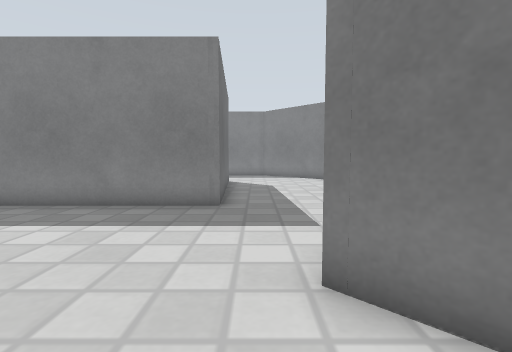
[1] (above)

17 first-person views from a walk through a world built for the Gazebo simulator. The camera is 0.72 m above the floor, tilts 4° down and sees 85° across. The floor is counted in squares, 0.5 m on a side. Each view is taken from the middle of a square. On the plan, view 1 faces up. The plan holds only what a view shows up to about 14 squares ahead; the rest is blank. The robots in the file are not drawn. Gazebo's built-in surfaces are drawn with simple patterns.

[2]
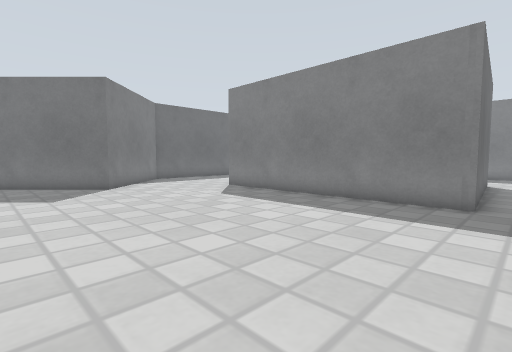

[3]
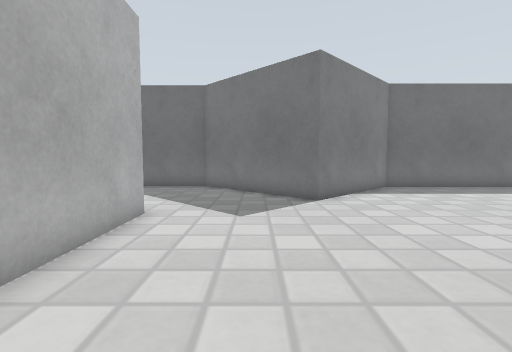

[4]
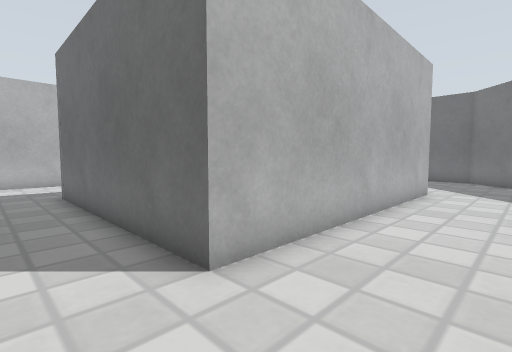

[5]
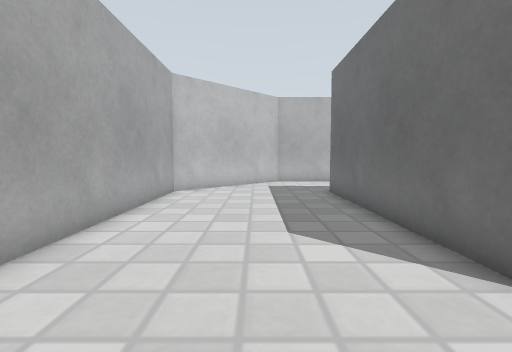

[6]
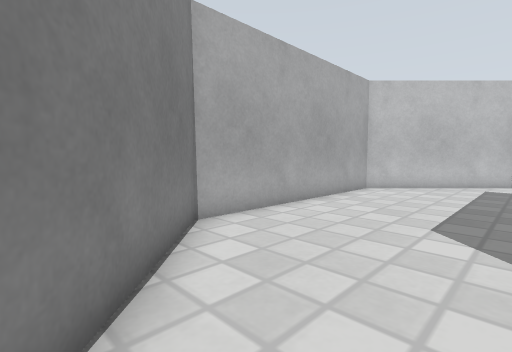

[7]
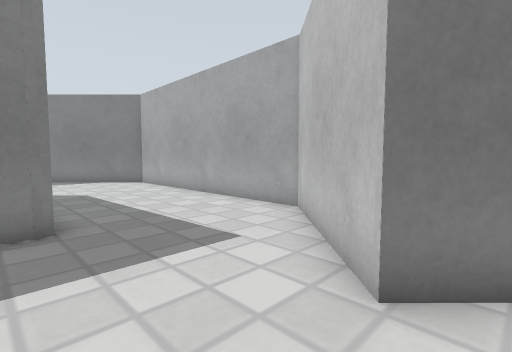

[8]
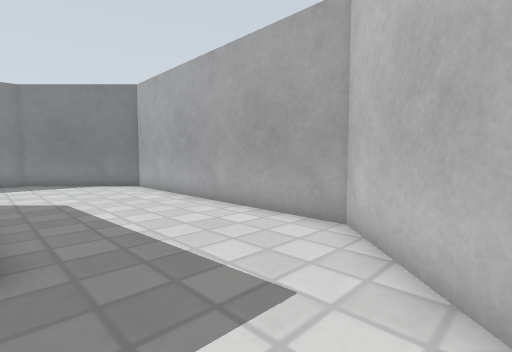

[9]
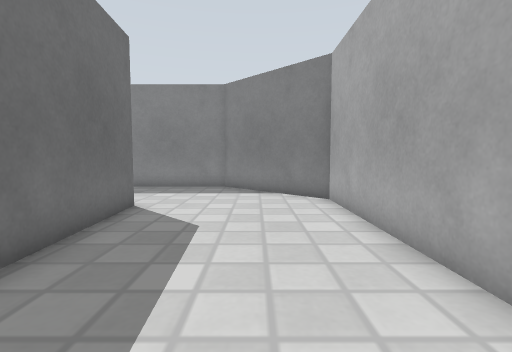

[10]
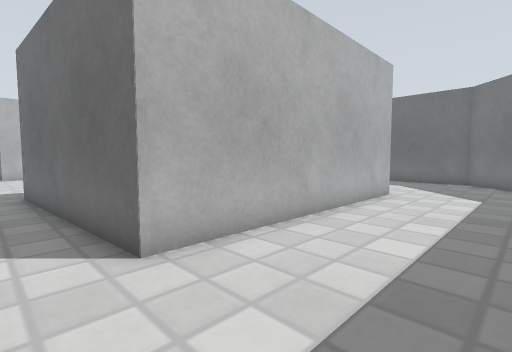

[11]
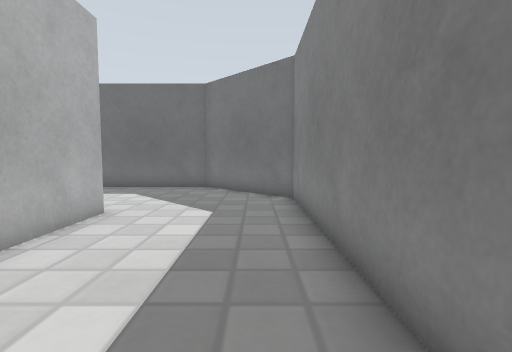

[12]
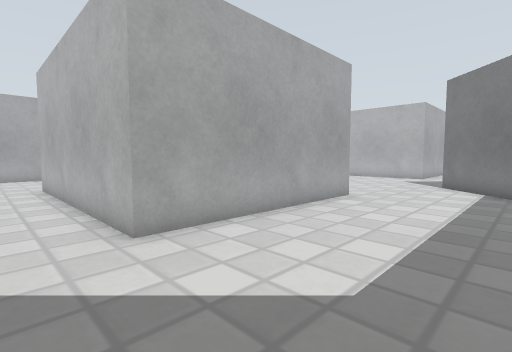

[13]
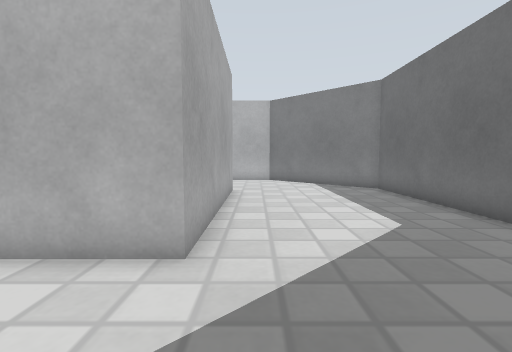

[14]
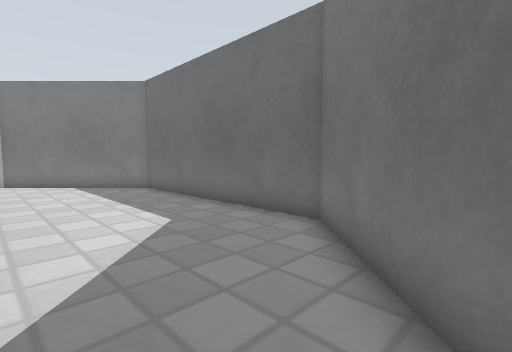

[15]
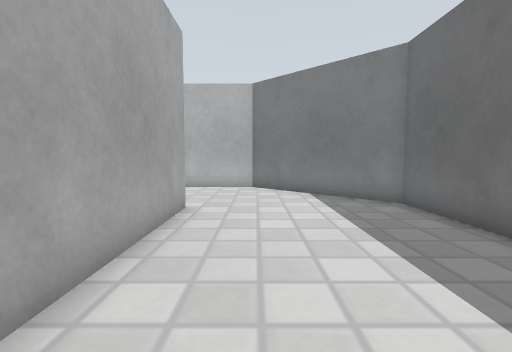

[16]
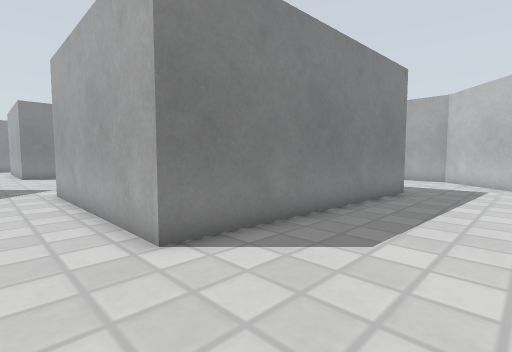

[17]
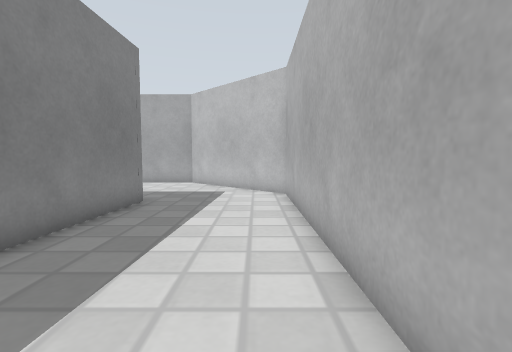

### Floor plan
Points are (right, up) in squares from view 1. A wall is a line through its corners. A room is listed if a view was taken in it or the views show most of it. See-through windows are left out.
Room 1 (views 1, 2, 3, 4, 5, 6, 7, 8, 9, 10, 11, 12, 13, 14, 15, 16, 17)
walls: (0.7, 3) (4.5, 6.8) (4.5, 17.3) (0.5, 21.3) (-13.6, 21.3) (-17.1, 17.7) (-17.1, 7.1) (-13, 3) (-17.5, -1.4) (-17.5, -10.5) (-12.8, -15.1) (0.7, -15.1) (5.4, -10.5) (5.4, -1.4) (0.7, 3); (-11, -1.8) (-1, -1.8) (-1, -10.3) (-11, -9.8) (-11, -1.8); (-1.1, 8.1) (-11, 8.1) (-11, 16.1) (-1.6, 16.1) (-1.1, 8.1); (-1, 8.5) (-1, 8.1)

Where each view was taken, in squares from view 1:
view 1: 0 up, 0 right, facing up
view 2: 1 down, 0 right, facing up-left
view 3: 1 up, 4 left, facing left
view 4: 1 up, 1 right, facing down-left
view 5: 1 up, 2 right, facing down
view 6: 2 up, 0 right, facing down-right
view 7: 2 up, 2 left, facing up-right
view 8: 4 up, 1 left, facing up-right
view 9: 8 up, 2 right, facing up
view 10: 20 up, 0 right, facing down-left
view 11: 20 up, 4 left, facing left
view 12: 18 up, 16 left, facing down-right
view 13: 2 up, 12 left, facing down
view 14: 2 up, 12 left, facing down-left
view 15: 2 down, 13 left, facing down
view 16: 14 down, 13 left, facing up-right
view 17: 14 down, 10 left, facing right
